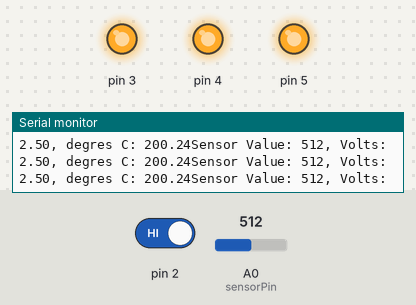
This sketch was run on a simulated Arduino Uno, built with avr-gcc and run on an emulated ATmega328P. Shown: output pins drawn as LEDs (lit = HIGH), the last lines printed to the serial monitor. The inputs (shaded band) are chosen by the test bench; at power-on: A0 (sensorPin) = 512, pin 2 HIGH.

Above: at 1.2 s.
1.3 s: A0 (sensorPin) set to 167
4.3 s: A0 (sensorPin) set to 155
At 5.5 s:
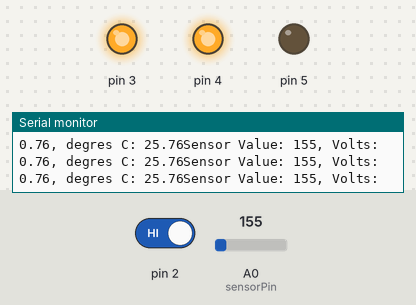
5.8 s: pin 2 driven LOW
At 6.8 s:
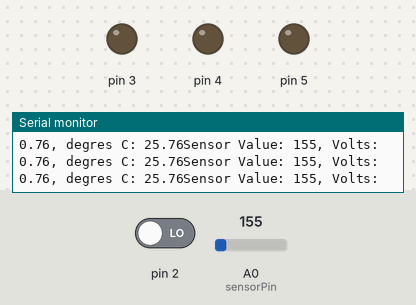
7.3 s: pin 2 driven HIGH
At 7.9 s:
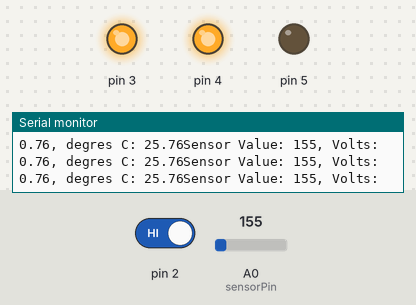
10.3 s: A0 (sensorPin) set to 306
At 11.8 s:
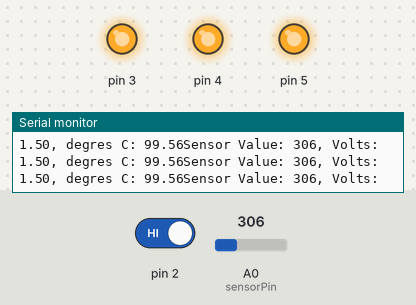
Timing chart, 0 to 13.3 s (numbered marks = the images above; inputs shaded):
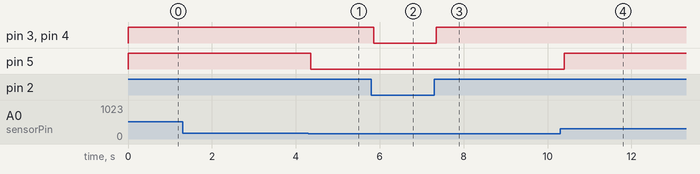

Measured:
- the behaviour switches between 156 and 155 on A0 (sensorPin) (found by bisection; images 0 and 1)
- after the input at 4.3 s, pin 5: HIGH → LOW after 0.05 s
- after the input at 5.8 s, pin 3, pin 4: HIGH → LOW after 0.05 s
- after the input at 7.3 s, pin 3, pin 4: LOW → HIGH after 0.05 s
- after the input at 10.3 s, pin 5: LOW → HIGH after 0.09 s

The sketch:

projekt3.ino
```cpp
int switchState = 0;
const int sensorPin = A0;
const float baselineTemp = 20.0;

void setup()
{
    // put your setup code here, to run once:
    Serial.begin(9600);
    pinMode(3, OUTPUT);
    pinMode(4, OUTPUT);
    pinMode(5, OUTPUT);
    pinMode(2, INPUT);

    digitalWrite(3, LOW);
    digitalWrite(4, LOW);
    digitalWrite(5, LOW);
}

void loop()
{
    // put your main code here, to run repeatedly:

    switchState = digitalRead(2);
    int sensorVal = analogRead(sensorPin);
    Serial.println("Sensor Value: " + String(sensorVal) + ", Volts:");

    float tempVoltage = sensorVal * 5.0 / 1023.0;

    Serial.print(String(tempVoltage) + ", degres C: ");

    float tempC = (tempVoltage - 0.5) * 100;
    Serial.print(tempC);

    if (switchState == LOW)
    {
        digitalWrite(3, LOW);
        digitalWrite(4, LOW);
        digitalWrite(5, LOW);
    }
    else
    {
        if (tempC < baselineTemp + 2)
        {
            digitalWrite(3, LOW);
            digitalWrite(4, LOW);
            digitalWrite(5, LOW);
        }
        else if (tempC >= baselineTemp + 4 && tempC < baselineTemp + 6)
        {
            digitalWrite(3, HIGH);
            digitalWrite(4, HIGH);
            digitalWrite(5, LOW);
        }
        else if (tempC >= baselineTemp + 6)
        {
            digitalWrite(3, HIGH);
            digitalWrite(4, HIGH);
            digitalWrite(5, HIGH);
        }
    }
    delay(5);
}
```
